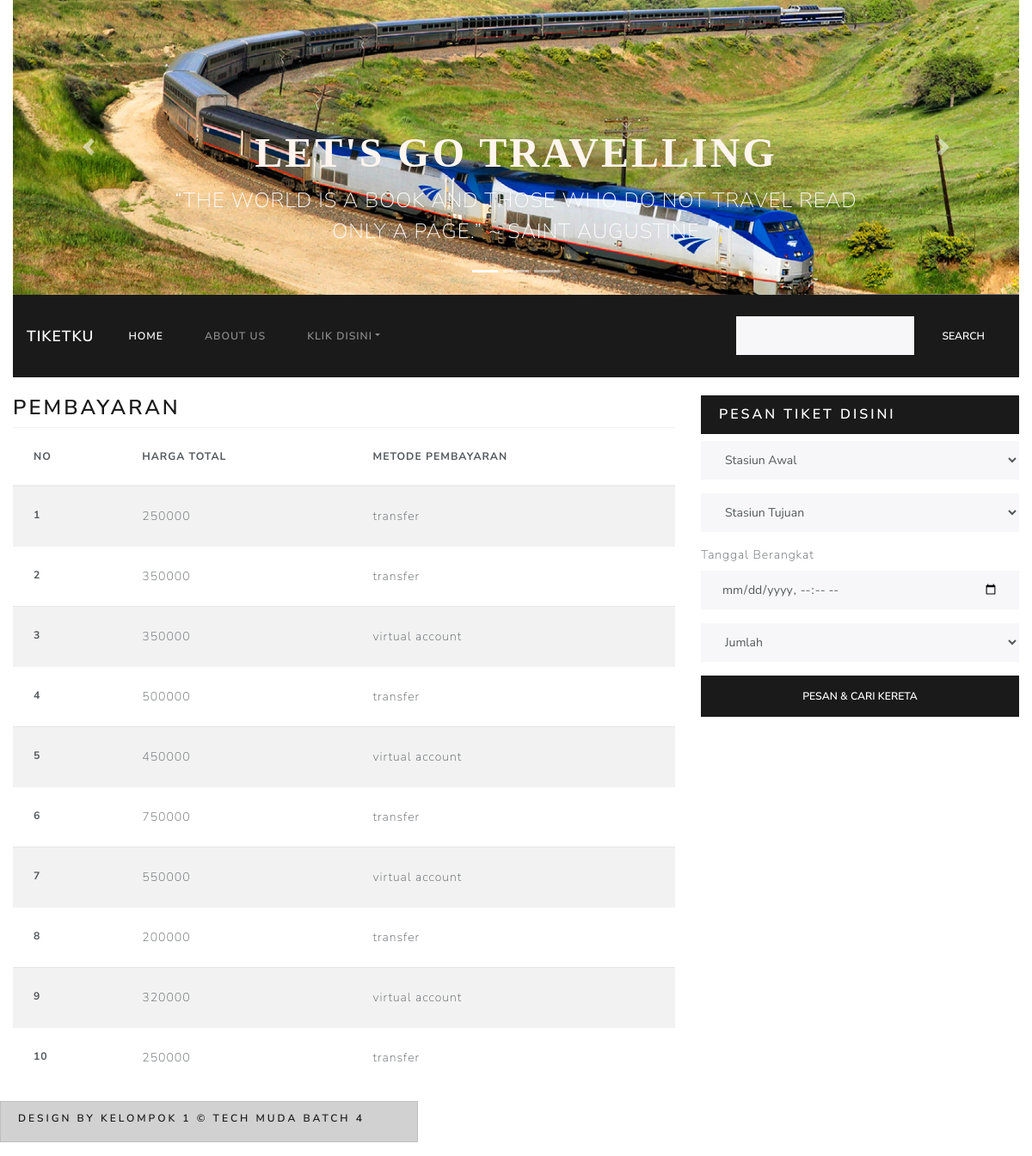
/htdocs/tugas11_webdasar_kelompok1/index.php?hal=pembayaran, run on the app's committed database.
### tables this page shows
CREATE TABLE `pembayaran` (
  `idpembayaran` int(11) NOT NULL,
  `totalHarga` double NOT NULL,
  `metodePembayaran` varchar(15) NOT NULL
);

### htdocs/tugas11_webdasar_kelompok1/model/Pembayaran.php (called while the page is built)
<?php
class Pembayaran{
    private $koneksi;
    public function __construct(){
        global $dbh;
        $this->koneksi = $dbh;
    }
    public function dataPembayaran(){
        $sql = "select * from pembayaran";
        $ps = $this->koneksi->prepare($sql);
        $ps->execute();
        $rs = $ps->fetchAll();
        return $rs;
    }
};
?>

### htdocs/tugas11_webdasar_kelompok1/pembayaran.php (the view)
<h3>Pembayaran</h3>
<table class="table table-striped">
  <thead>
    <tr>
      <th scope="col">No</th>
      <th scope="col">Harga Total</th>
      <th scope="col">Metode Pembayaran</th>
    </tr>
  </thead>
  <tbody>
  <?php
      $model = new Pembayaran();
      $rs = $model->dataPembayaran();
      $no = 1;
      foreach($rs as $pem){
      ?>
    <tr>
      <th scope="row"><?= $no ?></th>
      <td><?= $pem['totalHarga'] ?></td>
      <td><?= $pem['metodePembayaran'] ?></td>
    </tr>
    <?php $no++; } ?>
  </tbody>
</table>

### data on the page
pembayaran: totalHarga "250000", metodePembayaran "transfer"
pembayaran: totalHarga "350000", metodePembayaran "transfer"
pembayaran: totalHarga "350000", metodePembayaran "virtual account"
pembayaran: totalHarga "500000", metodePembayaran "transfer"
pembayaran: totalHarga "450000", metodePembayaran "virtual account"
pembayaran: totalHarga "750000", metodePembayaran "transfer"
pembayaran: totalHarga "550000", metodePembayaran "virtual account"
pembayaran: totalHarga "200000", metodePembayaran "transfer"
pembayaran: totalHarga "320000", metodePembayaran "virtual account"
pembayaran: totalHarga "250000", metodePembayaran "transfer"
